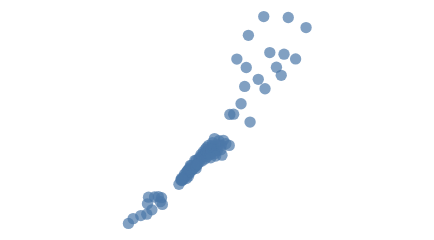

This figure's notebook cell:
### Code cell
# use altair to create map chart
# altair supports tooltip on datapoints, but currently doesn't support to zoom in/out a map chart
# reference: https://altair-viz.github.io/altair-tutorial/notebooks/09-Geographic-plots.html

# background map
background = alt.Chart(states).mark_geoshape(
    fill='lightgray',
    stroke='white'
).project('albersUsa').properties(
    width=600,
    height=400
)

dimension_dic = {
    "Economic Connectedness": "ec_zip",
    "Cohesiveness": "clustering_zip", 
    "Civic Engagement":"volunteering_rate_zip"
    }
map_tooltip_value = "ec_zip"


# the data points on the map background
single_brush = alt.selection_single(on='click',fields=['zip'])
multi_brush = alt.selection_multi(fields=['zip'])
points = alt.Chart(df).mark_circle().encode(
    longitude = 'lng',
    latitude = 'lat',
    tooltip = ['zip', "ec_zip"],
    # color = alt.condition(single_brush, alt.value('salmon'), alt.value('lightgray'))
).properties(
    width = 200,
    height = 100
)


# bar = alt.Chart(df).mark_bar().encode(
#     x='zip',
#     y='ec_zip',
# ).transform_filter(single_brush).interactive()

# st.write((background+points)&bar)

zip_text = alt.Chart(df).mark_text().encode(
    y=alt.Y('row_number:O',axis=None)
).transform_window(
    row_number='row_number()'
).transform_filter(
    single_brush
).transform_window(
    rank='rank(row_number)'
)
economic_connectedness = zip_text.encode(text='ec_zip').properties(title='Economic Connectedness')
# text = alt.hconcat(horsepower, mpg, origin) # Combine data tables

map_with_text = alt.hconcat(
    background+points)


points
